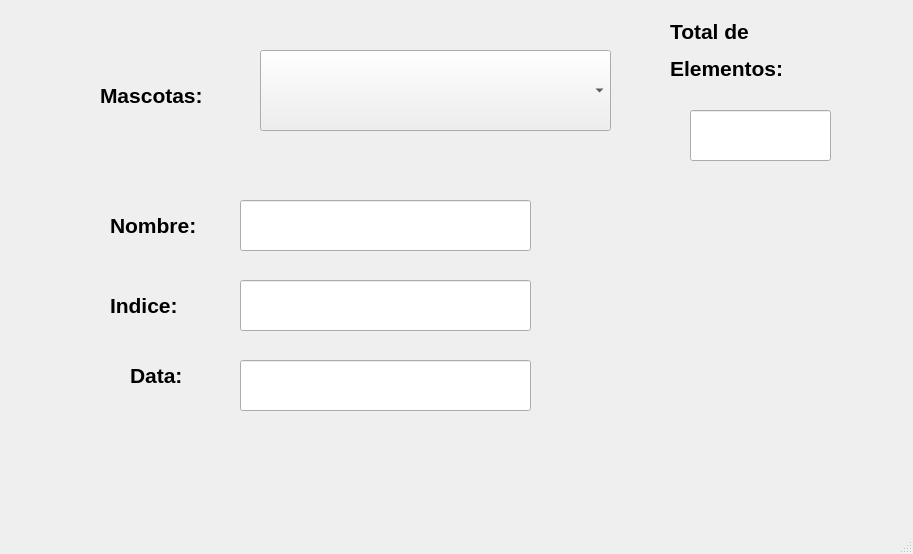
<?xml version="1.0" encoding="UTF-8"?>
<ui version="4.0">
 <class>MainWindow</class>
 <widget class="QMainWindow" name="MainWindow">
  <property name="geometry">
   <rect>
    <x>0</x>
    <y>0</y>
    <width>913</width>
    <height>554</height>
   </rect>
  </property>
  <property name="windowTitle">
   <string>MainWindow</string>
  </property>
  <widget class="QWidget" name="centralwidget">
   <widget class="QComboBox" name="comboBox">
    <property name="geometry">
     <rect>
      <x>260</x>
      <y>50</y>
      <width>351</width>
      <height>81</height>
     </rect>
    </property>
    <property name="font">
     <font>
      <pointsize>18</pointsize>
      <weight>75</weight>
      <bold>true</bold>
     </font>
    </property>
   </widget>
   <widget class="QLabel" name="label">
    <property name="geometry">
     <rect>
      <x>100</x>
      <y>70</y>
      <width>141</width>
      <height>51</height>
     </rect>
    </property>
    <property name="font">
     <font>
      <pointsize>16</pointsize>
      <weight>75</weight>
      <bold>true</bold>
     </font>
    </property>
    <property name="text">
     <string>Mascotas:</string>
    </property>
   </widget>
   <widget class="QLabel" name="label_2">
    <property name="geometry">
     <rect>
      <x>110</x>
      <y>200</y>
      <width>141</width>
      <height>51</height>
     </rect>
    </property>
    <property name="font">
     <font>
      <pointsize>16</pointsize>
      <weight>75</weight>
      <bold>true</bold>
     </font>
    </property>
    <property name="text">
     <string>Nombre:</string>
    </property>
   </widget>
   <widget class="QLabel" name="label_3">
    <property name="geometry">
     <rect>
      <x>110</x>
      <y>280</y>
      <width>141</width>
      <height>51</height>
     </rect>
    </property>
    <property name="font">
     <font>
      <pointsize>16</pointsize>
      <weight>75</weight>
      <bold>true</bold>
     </font>
    </property>
    <property name="text">
     <string>Indice:</string>
    </property>
   </widget>
   <widget class="QLabel" name="label_4">
    <property name="geometry">
     <rect>
      <x>670</x>
      <y>10</y>
      <width>161</width>
      <height>81</height>
     </rect>
    </property>
    <property name="font">
     <font>
      <pointsize>16</pointsize>
      <weight>75</weight>
      <bold>true</bold>
     </font>
    </property>
    <property name="text">
     <string>&lt;html&gt;&lt;head/&gt;&lt;body&gt;&lt;p&gt;Total de &lt;/p&gt;&lt;p&gt;Elementos:&lt;/p&gt;&lt;/body&gt;&lt;/html&gt;</string>
    </property>
   </widget>
   <widget class="QLineEdit" name="txt_nombre">
    <property name="geometry">
     <rect>
      <x>240</x>
      <y>200</y>
      <width>291</width>
      <height>51</height>
     </rect>
    </property>
   </widget>
   <widget class="QLineEdit" name="txt_indice">
    <property name="geometry">
     <rect>
      <x>240</x>
      <y>280</y>
      <width>291</width>
      <height>51</height>
     </rect>
    </property>
   </widget>
   <widget class="QLineEdit" name="txt_totalElementos">
    <property name="geometry">
     <rect>
      <x>690</x>
      <y>110</y>
      <width>141</width>
      <height>51</height>
     </rect>
    </property>
    <property name="font">
     <font>
      <pointsize>16</pointsize>
      <weight>75</weight>
      <bold>true</bold>
     </font>
    </property>
    <property name="alignment">
     <set>Qt::AlignCenter</set>
    </property>
   </widget>
   <widget class="QLabel" name="label_5">
    <property name="geometry">
     <rect>
      <x>130</x>
      <y>350</y>
      <width>81</width>
      <height>51</height>
     </rect>
    </property>
    <property name="font">
     <font>
      <pointsize>16</pointsize>
      <weight>75</weight>
      <bold>true</bold>
     </font>
    </property>
    <property name="text">
     <string>Data:</string>
    </property>
   </widget>
   <widget class="QLineEdit" name="txt_data">
    <property name="geometry">
     <rect>
      <x>240</x>
      <y>360</y>
      <width>291</width>
      <height>51</height>
     </rect>
    </property>
   </widget>
  </widget>
  <widget class="QMenuBar" name="menubar">
   <property name="geometry">
    <rect>
     <x>0</x>
     <y>0</y>
     <width>913</width>
     <height>24</height>
    </rect>
   </property>
  </widget>
  <widget class="QStatusBar" name="statusbar"/>
 </widget>
 <resources/>
 <connections/>
</ui>
